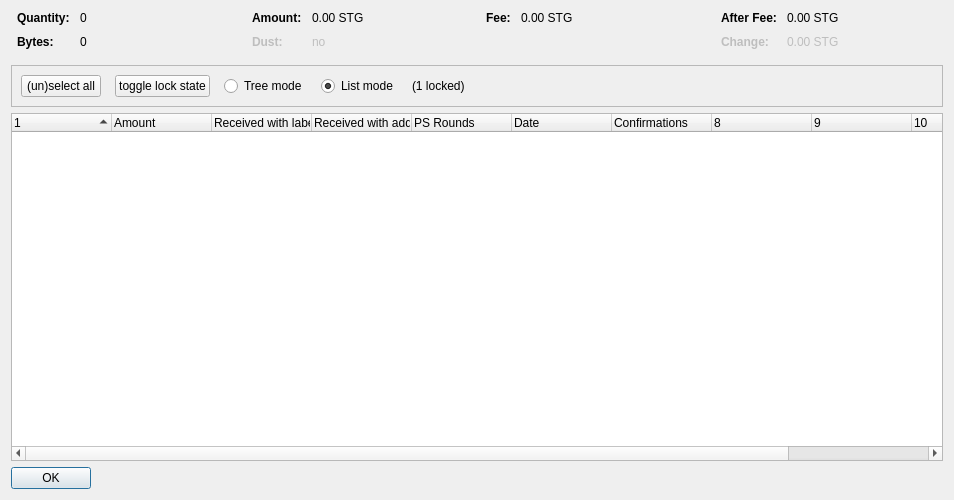
<?xml version="1.0" encoding="UTF-8"?>
<ui version="4.0">
 <class>CoinControlDialog</class>
 <widget class="QDialog" name="CoinControlDialog">
  <property name="geometry">
   <rect>
    <x>0</x>
    <y>0</y>
    <width>954</width>
    <height>500</height>
   </rect>
  </property>
  <property name="windowTitle">
   <string>Coin Selection</string>
  </property>
  <layout class="QVBoxLayout" name="verticalLayout">
   <item>
    <layout class="QHBoxLayout" name="horizontalLayoutTop" stretch="0,0,0,0">
     <property name="topMargin">
      <number>0</number>
     </property>
     <property name="bottomMargin">
      <number>10</number>
     </property>
     <item>
      <layout class="QFormLayout" name="formLayoutCoinControl1">
       <property name="horizontalSpacing">
        <number>10</number>
       </property>
       <property name="verticalSpacing">
        <number>10</number>
       </property>
       <property name="leftMargin">
        <number>6</number>
       </property>
       <property name="rightMargin">
        <number>6</number>
       </property>
       <item row="0" column="0">
        <widget class="QLabel" name="labelCoinControlQuantityText">
         <property name="font">
          <font>
           <weight>75</weight>
           <bold>true</bold>
          </font>
         </property>
         <property name="text">
          <string>Quantity:</string>
         </property>
        </widget>
       </item>
       <item row="0" column="1">
        <widget class="QLabel" name="labelCoinControlQuantity">
         <property name="cursor">
          <cursorShape>IBeamCursor</cursorShape>
         </property>
         <property name="contextMenuPolicy">
          <enum>Qt::ActionsContextMenu</enum>
         </property>
         <property name="text">
          <string notr="true">0</string>
         </property>
         <property name="textInteractionFlags">
          <set>Qt::LinksAccessibleByMouse|Qt::TextSelectableByKeyboard|Qt::TextSelectableByMouse</set>
         </property>
        </widget>
       </item>
       <item row="1" column="0">
        <widget class="QLabel" name="labelCoinControlBytesText">
         <property name="font">
          <font>
           <weight>75</weight>
           <bold>true</bold>
          </font>
         </property>
         <property name="text">
          <string>Bytes:</string>
         </property>
        </widget>
       </item>
       <item row="1" column="1">
        <widget class="QLabel" name="labelCoinControlBytes">
         <property name="cursor">
          <cursorShape>IBeamCursor</cursorShape>
         </property>
         <property name="contextMenuPolicy">
          <enum>Qt::ActionsContextMenu</enum>
         </property>
         <property name="text">
          <string notr="true">0</string>
         </property>
         <property name="textInteractionFlags">
          <set>Qt::LinksAccessibleByMouse|Qt::TextSelectableByKeyboard|Qt::TextSelectableByMouse</set>
         </property>
        </widget>
       </item>
      </layout>
     </item>
     <item>
      <layout class="QFormLayout" name="formLayoutCoinControl2">
       <property name="horizontalSpacing">
        <number>10</number>
       </property>
       <property name="verticalSpacing">
        <number>10</number>
       </property>
       <property name="leftMargin">
        <number>6</number>
       </property>
       <property name="rightMargin">
        <number>6</number>
       </property>
       <item row="0" column="0">
        <widget class="QLabel" name="labelCoinControlAmountText">
         <property name="font">
          <font>
           <weight>75</weight>
           <bold>true</bold>
          </font>
         </property>
         <property name="text">
          <string>Amount:</string>
         </property>
        </widget>
       </item>
       <item row="0" column="1">
        <widget class="QLabel" name="labelCoinControlAmount">
         <property name="cursor">
          <cursorShape>IBeamCursor</cursorShape>
         </property>
         <property name="contextMenuPolicy">
          <enum>Qt::ActionsContextMenu</enum>
         </property>
         <property name="text">
          <string notr="true">0.00 STG</string>
         </property>
         <property name="textInteractionFlags">
          <set>Qt::LinksAccessibleByMouse|Qt::TextSelectableByKeyboard|Qt::TextSelectableByMouse</set>
         </property>
        </widget>
       </item>
       <item row="1" column="0">
        <widget class="QLabel" name="labelCoinControlLowOutputText">
         <property name="enabled">
          <bool>false</bool>
         </property>
         <property name="font">
          <font>
           <weight>75</weight>
           <bold>true</bold>
          </font>
         </property>
         <property name="text">
          <string>Dust:</string>
         </property>
        </widget>
       </item>
       <item row="1" column="1">
        <widget class="QLabel" name="labelCoinControlLowOutput">
         <property name="enabled">
          <bool>false</bool>
         </property>
         <property name="cursor">
          <cursorShape>IBeamCursor</cursorShape>
         </property>
         <property name="contextMenuPolicy">
          <enum>Qt::ActionsContextMenu</enum>
         </property>
         <property name="text">
          <string notr="true">no</string>
         </property>
         <property name="textInteractionFlags">
          <set>Qt::LinksAccessibleByMouse|Qt::TextSelectableByKeyboard|Qt::TextSelectableByMouse</set>
         </property>
        </widget>
       </item>
      </layout>
     </item>
     <item>
      <layout class="QFormLayout" name="formLayoutCoinControl3">
       <property name="horizontalSpacing">
        <number>10</number>
       </property>
       <property name="verticalSpacing">
        <number>10</number>
       </property>
       <property name="leftMargin">
        <number>6</number>
       </property>
       <property name="rightMargin">
        <number>6</number>
       </property>
       <item row="0" column="0">
        <widget class="QLabel" name="labelCoinControlFeeText">
         <property name="font">
          <font>
           <weight>75</weight>
           <bold>true</bold>
          </font>
         </property>
         <property name="text">
          <string>Fee:</string>
         </property>
        </widget>
       </item>
       <item row="0" column="1">
        <widget class="QLabel" name="labelCoinControlFee">
         <property name="cursor">
          <cursorShape>IBeamCursor</cursorShape>
         </property>
         <property name="contextMenuPolicy">
          <enum>Qt::ActionsContextMenu</enum>
         </property>
         <property name="text">
          <string notr="true">0.00 STG</string>
         </property>
         <property name="textInteractionFlags">
          <set>Qt::LinksAccessibleByMouse|Qt::TextSelectableByKeyboard|Qt::TextSelectableByMouse</set>
         </property>
        </widget>
       </item>
      </layout>
     </item>
     <item>
      <layout class="QFormLayout" name="formLayoutCoinControl4">
       <property name="horizontalSpacing">
        <number>10</number>
       </property>
       <property name="verticalSpacing">
        <number>10</number>
       </property>
       <property name="leftMargin">
        <number>6</number>
       </property>
       <property name="rightMargin">
        <number>6</number>
       </property>
       <item row="0" column="0">
        <widget class="QLabel" name="labelCoinControlAfterFeeText">
         <property name="font">
          <font>
           <weight>75</weight>
           <bold>true</bold>
          </font>
         </property>
         <property name="text">
          <string>After Fee:</string>
         </property>
        </widget>
       </item>
       <item row="0" column="1">
        <widget class="QLabel" name="labelCoinControlAfterFee">
         <property name="cursor">
          <cursorShape>IBeamCursor</cursorShape>
         </property>
         <property name="contextMenuPolicy">
          <enum>Qt::ActionsContextMenu</enum>
         </property>
         <property name="text">
          <string notr="true">0.00 STG</string>
         </property>
         <property name="textInteractionFlags">
          <set>Qt::LinksAccessibleByMouse|Qt::TextSelectableByKeyboard|Qt::TextSelectableByMouse</set>
         </property>
        </widget>
       </item>
       <item row="1" column="0">
        <widget class="QLabel" name="labelCoinControlChangeText">
         <property name="enabled">
          <bool>false</bool>
         </property>
         <property name="font">
          <font>
           <weight>75</weight>
           <bold>true</bold>
          </font>
         </property>
         <property name="text">
          <string>Change:</string>
         </property>
        </widget>
       </item>
       <item row="1" column="1">
        <widget class="QLabel" name="labelCoinControlChange">
         <property name="enabled">
          <bool>false</bool>
         </property>
         <property name="cursor">
          <cursorShape>IBeamCursor</cursorShape>
         </property>
         <property name="contextMenuPolicy">
          <enum>Qt::ActionsContextMenu</enum>
         </property>
         <property name="text">
          <string notr="true">0.00 STG</string>
         </property>
         <property name="textInteractionFlags">
          <set>Qt::LinksAccessibleByMouse|Qt::TextSelectableByKeyboard|Qt::TextSelectableByMouse</set>
         </property>
        </widget>
       </item>
      </layout>
     </item>
    </layout>
   </item>
   <item>
    <widget class="QFrame" name="frame">
     <property name="minimumSize">
      <size>
       <width>0</width>
       <height>40</height>
      </size>
     </property>
     <property name="frameShape">
      <enum>QFrame::StyledPanel</enum>
     </property>
     <property name="frameShadow">
      <enum>QFrame::Sunken</enum>
     </property>
     <layout class="QHBoxLayout" name="horizontalLayout">
      <item>
       <layout class="QHBoxLayout" name="horizontalLayoutPanel" stretch="0,0,0,0,0,0">
        <property name="spacing">
         <number>14</number>
        </property>
        <item>
         <widget class="QPushButton" name="pushButtonSelectAll">
          <property name="sizePolicy">
           <sizepolicy hsizetype="Maximum" vsizetype="Fixed">
            <horstretch>0</horstretch>
            <verstretch>0</verstretch>
           </sizepolicy>
          </property>
          <property name="text">
           <string>(un)select all</string>
          </property>
          <property name="autoDefault">
           <bool>false</bool>
          </property>
         </widget>
        </item>
        <item>
         <widget class="QPushButton" name="pushButtonToggleLock">
          <property name="sizePolicy">
           <sizepolicy hsizetype="Maximum" vsizetype="Fixed">
            <horstretch>0</horstretch>
            <verstretch>0</verstretch>
           </sizepolicy>
          </property>
          <property name="text">
           <string>toggle lock state</string>
          </property>
          <property name="autoDefault">
           <bool>false</bool>
          </property>
         </widget>
        </item>
        <item>
         <widget class="QRadioButton" name="radioTreeMode">
          <property name="sizePolicy">
           <sizepolicy hsizetype="Maximum" vsizetype="Fixed">
            <horstretch>0</horstretch>
            <verstretch>0</verstretch>
           </sizepolicy>
          </property>
          <property name="text">
           <string>Tree mode</string>
          </property>
         </widget>
        </item>
        <item>
         <widget class="QRadioButton" name="radioListMode">
          <property name="sizePolicy">
           <sizepolicy hsizetype="Maximum" vsizetype="Fixed">
            <horstretch>0</horstretch>
            <verstretch>0</verstretch>
           </sizepolicy>
          </property>
          <property name="text">
           <string>List mode</string>
          </property>
          <property name="checked">
           <bool>true</bool>
          </property>
         </widget>
        </item>
        <item>
         <widget class="QLabel" name="labelLocked">
          <property name="text">
           <string>(1 locked)</string>
          </property>
         </widget>
        </item>
        <item>
         <spacer name="horizontalSpacer">
          <property name="orientation">
           <enum>Qt::Horizontal</enum>
          </property>
          <property name="sizeHint" stdset="0">
           <size>
            <width>40</width>
            <height>20</height>
           </size>
          </property>
         </spacer>
        </item>
       </layout>
      </item>
     </layout>
    </widget>
   </item>
   <item>
    <widget class="CoinControlTreeWidget" name="treeWidget">
     <property name="contextMenuPolicy">
      <enum>Qt::CustomContextMenu</enum>
     </property>
     <property name="sortingEnabled">
      <bool>false</bool>
     </property>
     <property name="columnCount">
      <number>11</number>
     </property>
     <attribute name="headerShowSortIndicator" stdset="0">
      <bool>true</bool>
     </attribute>
     <attribute name="headerStretchLastSection">
      <bool>false</bool>
     </attribute>
     <column>
      <property name="text">
       <string/>
      </property>
     </column>
     <column>
      <property name="text">
       <string>Amount</string>
      </property>
     </column>
     <column>
      <property name="text">
       <string>Received with label</string>
      </property>
     </column>
     <column>
      <property name="text">
       <string>Received with address</string>
      </property>
     </column>
     <column>
      <property name="text">
       <string>PS Rounds</string>
      </property>
     </column>
     <column>
      <property name="text">
       <string>Date</string>
      </property>
     </column>
     <column>
      <property name="text">
       <string>Confirmations</string>
      </property>
      <property name="toolTip">
       <string>Confirmed</string>
      </property>
     </column>
     <column>
      <property name="text">
       <string/>
      </property>
     </column>
     <column>
      <property name="text">
       <string/>
      </property>
     </column>
     <column>
      <property name="text">
       <string/>
      </property>
     </column>
     <column>
      <property name="text">
       <string/>
      </property>
     </column>
    </widget>
   </item>
   <item>
    <widget class="QDialogButtonBox" name="buttonBox">
     <property name="sizePolicy">
      <sizepolicy hsizetype="Maximum" vsizetype="Fixed">
       <horstretch>0</horstretch>
       <verstretch>0</verstretch>
      </sizepolicy>
     </property>
     <property name="orientation">
      <enum>Qt::Horizontal</enum>
     </property>
     <property name="standardButtons">
      <set>QDialogButtonBox::Ok</set>
     </property>
    </widget>
   </item>
  </layout>
 </widget>
 <customwidgets>
  <customwidget>
   <class>CoinControlTreeWidget</class>
   <extends>QTreeWidget</extends>
   <header>coincontroltreewidget.h</header>
  </customwidget>
 </customwidgets>
 <resources/>
 <connections/>
</ui>
